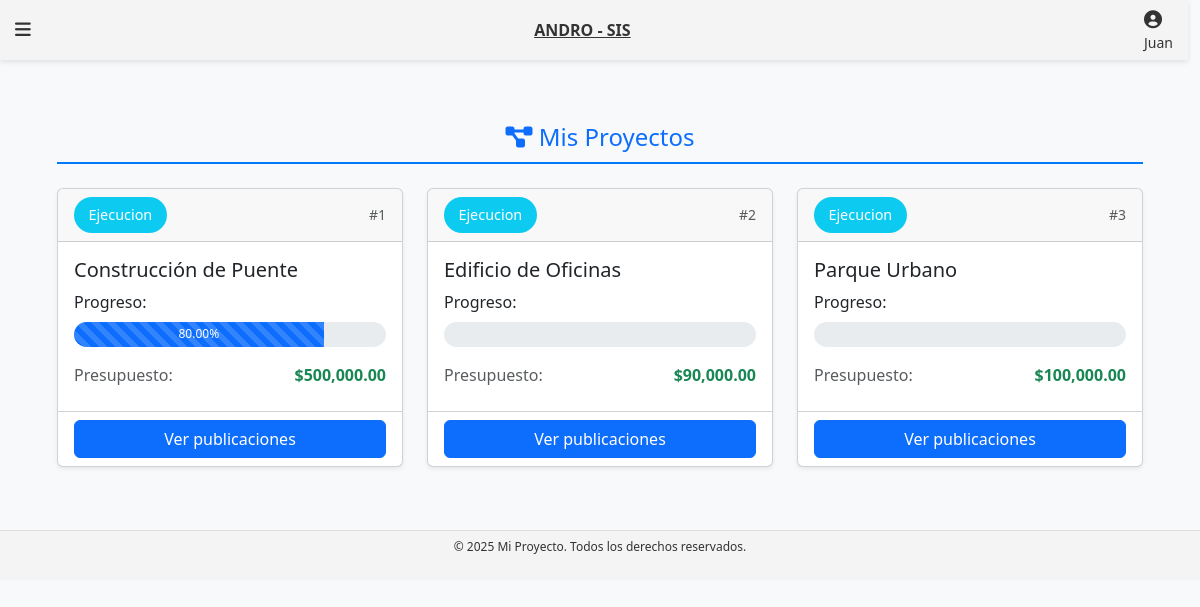
Screenshot of /includes/index.php?view=mis_publicaciones (signed in) with the database file from the repository.
### tables this page shows
CREATE TABLE `proyecto` (
  `id_proyectos` int(11) NOT NULL,
  `id_contratista` int(11) NOT NULL,
  `titulo` varchar(255) NOT NULL,
  `fecha_publicacion` timestamp NOT NULL DEFAULT current_timestamp(),
  `etapa` enum('planificacion','ejecucion','finalizado') NOT NULL,
  `id_categoria` int(11) NOT NULL,
  `presupuesto` decimal(15,2) NOT NULL DEFAULT 0.00
);

### includes/vistas/mis_publicaciones.php (the view, shortened to what this page needs)
<?php
require_once '../conection/conexion.php';
try {
    $stmt = $conn->prepare("
        SELECT p.*,
               SUM(pub.peso) AS progreso
        FROM proyecto p
        LEFT JOIN publicacion pub ON p.id_proyectos = pub.id_proyectos
        WHERE p.id_contratista = :id_contratista
        GROUP BY p.id_proyectos
    ");
    $stmt->bindParam(':id_contratista', $_SESSION['id_usuario'], PDO::PARAM_INT);
    $stmt->execute();
    $proyectos = $stmt->fetchAll(PDO::FETCH_ASSOC);
} catch(PDOException $e) {
    die("Error: " . $e->getMessage());
}
?>
<!DOCTYPE html>
<html lang="es">
<head>
    <link href="https://cdn.jsdelivr.net/npm/bootstrap@5.3.0/dist/css/bootstrap.min.css" rel="stylesheet">
    <link rel="stylesheet" href="https://cdnjs.cloudflare.com/ajax/libs/font-awesome/6.0.0/css/all.min.css">
</head>
<body class="bg-light">
    <div class="container py-5">
        <h1 class="mb-4 text-primary"><i class="fas fa-project-diagram"></i> Mis Proyectos</h1>
        <?php if (count($proyectos) > 0): ?>
            <div class="row row-cols-1 row-cols-md-2 row-cols-lg-3 g-4">
                <?php foreach ($proyectos as $proyecto):
                    $colorEtapa = match($proyecto['etapa']) {
                        'planificacion' => 'bg-warning',
                        'ejecucion'    => 'bg-info',
                        'finalizado'   => 'bg-success',
                        default        => 'bg-secondary'
                    };
                    $progreso = min($proyecto['progreso'] ?? 0, 100);
                ?>
                <div class="col">
                    <div class="card h-100 shadow-sm">
                        <div class="card-header d-flex justify-content-between align-items-center">
                            <span class="etapa-badge <?= $colorEtapa ?> text-white rounded-pill">
                                <?= ucfirst($proyecto['etapa']) ?>
                            </span>
                            <small class="text-muted">#<?= $proyecto['id_proyectos'] ?></small>
                        </div>
                        <div class="card-body">
                            <h5 class="card-title"><?= htmlspecialchars($proyecto['titulo']) ?></h5>
                            <div class="mb-3">
                                <label class="form-label">Progreso:</label>
                                <div class="progress">
                                    <div class="progress-bar progress-bar-striped"
                                         role="progressbar"
                                         style="width: <?= $progreso ?>%"
                                         aria-valuenow="<?= $progreso ?>"
                                         aria-valuemin="0"
                                         aria-valuemax="100">
                                        <?= $progreso ?>%
                                    </div>
                                </div>
                            </div>
                            <div class="d-flex justify-content-between mb-2">
                                <span class="text-muted">Presupuesto:</span>
                                <strong class="text-success">
                                    $<?= number_format($proyecto['presupuesto'], 2) ?>
                                </strong>
                            </div>
                        </div>
                        <div class="card-footer bg-transparent">
    <a href="index.php?view=todas_publicaciones&id_proyecto=<?= htmlspecialchars($proyecto['id_proyectos']) ?>"
       class="btn btn-primary w-100">
       Ver publicaciones
    </a>
</div>
                    </div>
                </div>
                <?php endforeach; ?>
            </div>
        <?php else: ?>
            <div class="alert alert-info">
                <i class="fas fa-info-circle"></i> No tienes proyectos asignados.
            </div>
        <?php endif; ?>
    </div>
</body>
</html>

### includes/index.php (shortened to what this page needs)
<?php
function cargarVista($vista) {
    $rutaVista = __DIR__ . "/vistas/$vista.php";
    if (file_exists($rutaVista)) {
        require $rutaVista;
    } else {
        echo "<p>La vista <strong>$vista</strong> no se encontró.</p>";
    }
}
$vista = isset($_GET['view']) ? $_GET['view'] : 'proyectos';
?>
<!DOCTYPE html>
<html lang="es">
<head>
    <link href="../assets/css/style.css" rel="stylesheet">
    <link href="https://cdnjs.cloudflare.com/ajax/libs/font-awesome/6.0.0/css/all.min.css" rel="stylesheet">
</head>
<body>
    <?php require 'header.php'; ?>
    <main class="container">
        <?php cargarVista($vista); ?>
    </main>
    <?php require 'footer.php'; ?>
</body>
</html>

### includes/header.php (shortened to what this page needs)
<header class="header">
<div class="left-section">
    <?php if (isset($_SESSION['perfil']) && ($_SESSION['perfil'] === 'admin' || $_SESSION['perfil'] === 'contratista')): ?>
        <div class="menu-container">
            <i class="fas fa-bars menu-icon" aria-label="Abrir menú"></i>
        </div>
    <?php endif; ?>
</div>
<a href="<?php
    if (isset($_SESSION['perfil'])) {
        if ($_SESSION['perfil'] === 'admin') {
            echo 'index.php?view=categorias';
        } elseif ($_SESSION['perfil'] === 'contratista') {
            echo 'index.php?view=proyectos';
        } else {
            echo 'index.php?view=proyectos';
        }
    } else {
        echo 'index.php?view=proyectos';
    }
?>" class="title">ANDRO - SIS</a>
    <div class="icons">
    <div class="profile">
        <i class="fas fa-user-circle" id="user-icon" aria-label="Perfil de usuario"></i>
        <div class="nombreperfil">
            <?php
            if (isset($_SESSION['nombre'])) {
                echo htmlspecialchars($_SESSION['nombre'], ENT_QUOTES, 'UTF-8');
            }
            ?>
        </div>
    </div>
</div>
</header>

### includes/footer.php
<footer>
    <p>© 2025 Mi Proyecto. Todos los derechos reservados.</p>
</footer>

### assets/css/style.css (style rules this page uses)
* { margin: 0; padding: 0; box-sizing: border-box; }
body { margin: 0; font-family: Arial, sans-serif; }
header { display: flex; align-items: center; justify-content: space-between; background-color: #f4f4f4; padding: 8px 15px; box-shadow: 0 2px 5px rgba(0, 0, 0, 0.1); width: 99%; position: fixed; top: 0; z-index: 1000; flex-wrap: nowrap; height: 60px; }
.left-section { display: flex; align-items: center; gap: 8px; }
.menu-icon { font-size: 18px; color: #333; cursor: pointer; transition: color 0.3s ease; }
.title { font-size: 16px; font-weight: bold; color: #333; text-align: center; flex: 1; }
.icons { display: flex; align-items: center; gap: 10px; justify-content: flex-end; }
.icons i { font-size: 18px; color: #333; cursor: pointer; transition: color 0.3s ease; }
.profile { position: relative; cursor: pointer; }
.nombreperfil { font-size: 14px; color: #333; }
main { margin-top: 60px; padding: 15px; }
main.container { margin-top: 60px; padding: 15px; width: 100%; }
footer { background-color: #f4f4f4; padding: 8px 0; text-align: center; font-size: 12px; color: #333; border-top: 1px solid #ddd; line-height: 1.4; }
.container h1 { color: #333; font-size: 1.5rem; margin-bottom: 20px; border-bottom: 2px solid #007bff; padding-bottom: 10px; text-align: center; }
body { font-family: 'Arial', sans-serif; margin: 20px; background-color: #f4f4f4; }
h1 { color: #333; text-align: center; margin-bottom: 30px; }
a { color: #007bff; text-decoration: none; margin-right: 10px; padding: 5px 10px; border-radius: 3px; transition: background-color 0.3s; }
.container { max-width: 1200px; margin: 0 auto; padding: 20px; }

### includes/header.php (style rules this page uses)
.left-section { position: relative; display: flex; align-items: center; }
.menu-container { position: relative; }
.profile { position: relative; }

### includes/vistas/mis_publicaciones.php (style rules this page uses)
.etapa-badge { font-size: 0.9em; padding: 0.5em 1em; }
.progress { height: 25px; border-radius: 20px; }

### rows the page displays
proyecto: etapa "Ejecucion", id_proyectos "1", titulo "Construcción de Puente", progreso "80.00", presupuesto "500,000.00"
proyecto: etapa "Ejecucion", id_proyectos "2", titulo "Edificio de Oficinas", presupuesto "90,000.00"
proyecto: etapa "Ejecucion", id_proyectos "3", titulo "Parque Urbano", presupuesto "100,000.00"

### other values shown
$_SESSION['nombre'] "Juan"
